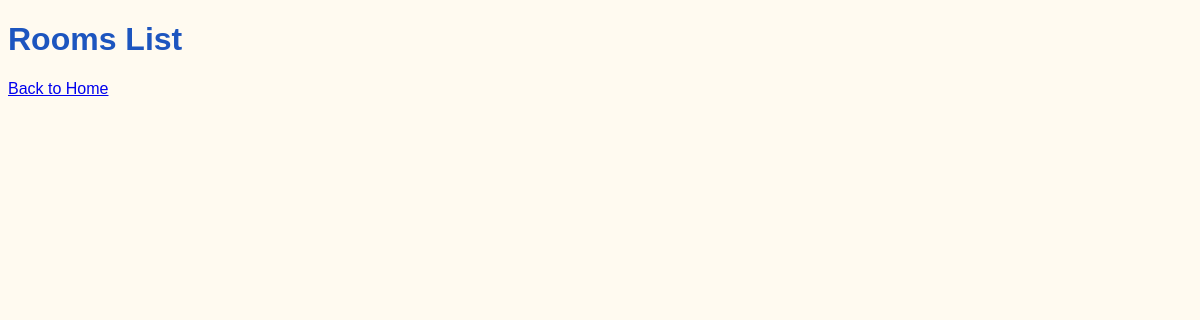
The page /meetings/rooms on the database as committed earlier.
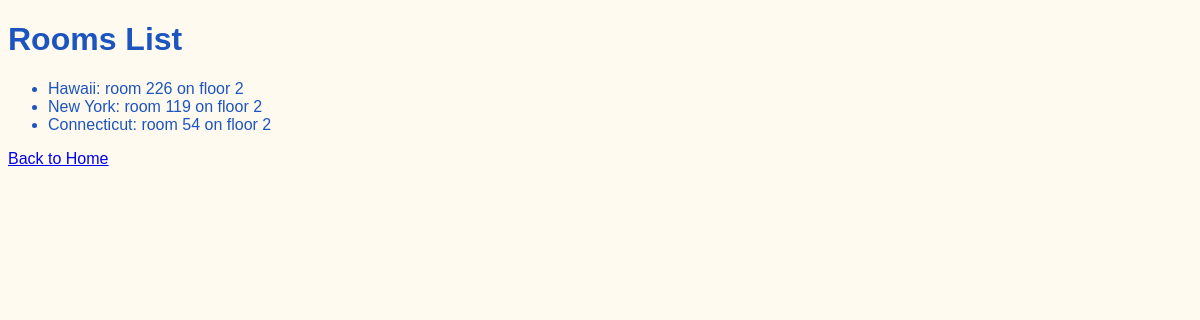
The same page on the database as committed later.
### meetings/models.py (models this page shows)
class Room(models.Model):
    name = models.CharField(max_length=50)
    floor_number = models.IntegerField()
    room_number = models.IntegerField()
    def __str__(self):
        return f"{self.name}: room {self.room_number} on floor {self.floor_number}"

### meetings/views.py (the view)
# urls.py: path('rooms', views.rooms_list, name="rooms"),
def rooms_list(request):
    return render(request, "meetings/rooms.html",
        {"rooms": Room.objects.all()})

### meetings/templates/meetings/rooms.html (shortened to what this page needs)
{% extends "base.html" %}
{% block content %}
<h1>Rooms List</h1>
    <p>
        <ul>
            {% for room in rooms %}
                <li>
                    {{room}}
                </li>
            {% endfor %}
        </ul>
    </p>
    <p>
        <a href="{% url 'welcome' %}">Back to Home</a>
    </p>
{% endblock content %}

Rows that differ between the two databases and show on the page:
added Room: name+room_number+floor_number "Hawaii: room 226 on floor 2"
added Room: name+room_number+floor_number "New York: room 119 on floor 2"
added Room: name+room_number+floor_number "Connecticut: room 54 on floor 2"
